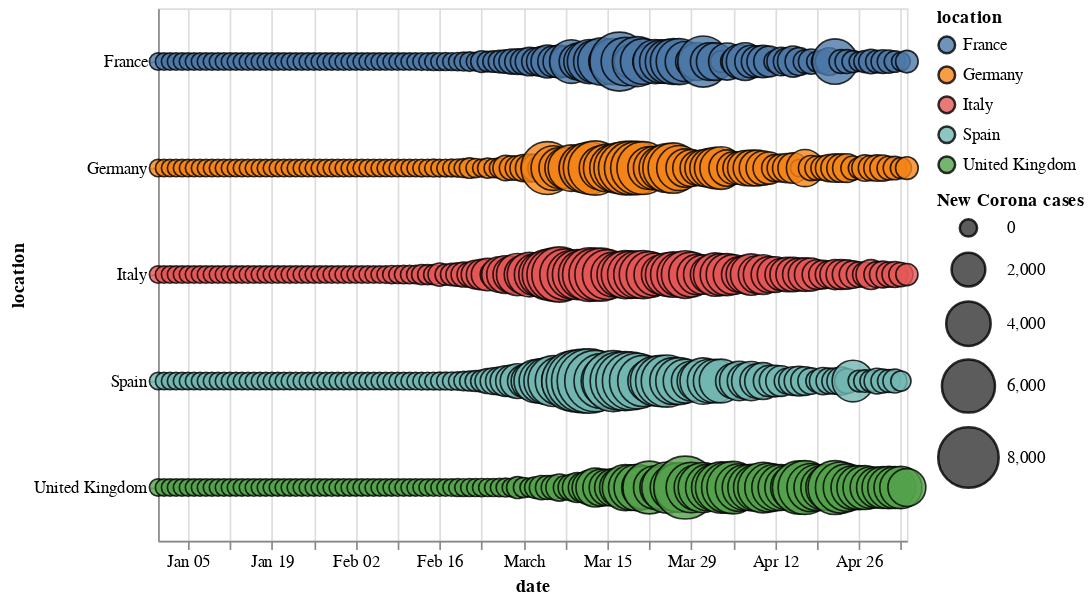

Here is the notebook cell this chart was saved with:
### Code cell
alt.Chart(lag_df).mark_circle(opacity=0.8,
    stroke='black',
    strokeWidth=1).encode(
    x='date',
    y='location',
    size=alt.Size('new_cases:Q',
        scale=alt.Scale(range=[0, 1500]),
        legend=alt.Legend(title='New Corona cases')
    ),
    color='location'
    ).properties(
    width=450,
    height=320)

### Figure 1 — Vega-Lite specification as saved in the notebook (floating-point values rounded to 4 significant figures; data arrays with more than 128 entries replaced by an {"elided": "..."} marker saying what was removed)
{"config": {"view": {"continuousWidth": 400, "continuousHeight": 300}}, "data": {"name": "data-337f8f8a97abae4700b1e8afad9b55bd"}, "mark": {"type": "circle", "opacity": 0.8, "stroke": "black", "strokeWidth": 1}, "encoding": {"color": {"type": "nominal", "field": "location"}, "size": {"type": "quantitative", "field": "new_cases", "legend": {"title": "New Corona cases"}, "scale": {"range": [0, 1500]}}, "x": {"type": "temporal", "field": "date"}, "y": {"type": "nominal", "field": "location"}}, "height": 320, "width": 450, "$schema": "https://vega.github.io/schema/vega-lite/v4.0.2.json", "datasets": {"data-337f8f8a97abae4700b1e8afad9b55bd": {"elided": "629 records"}}}
